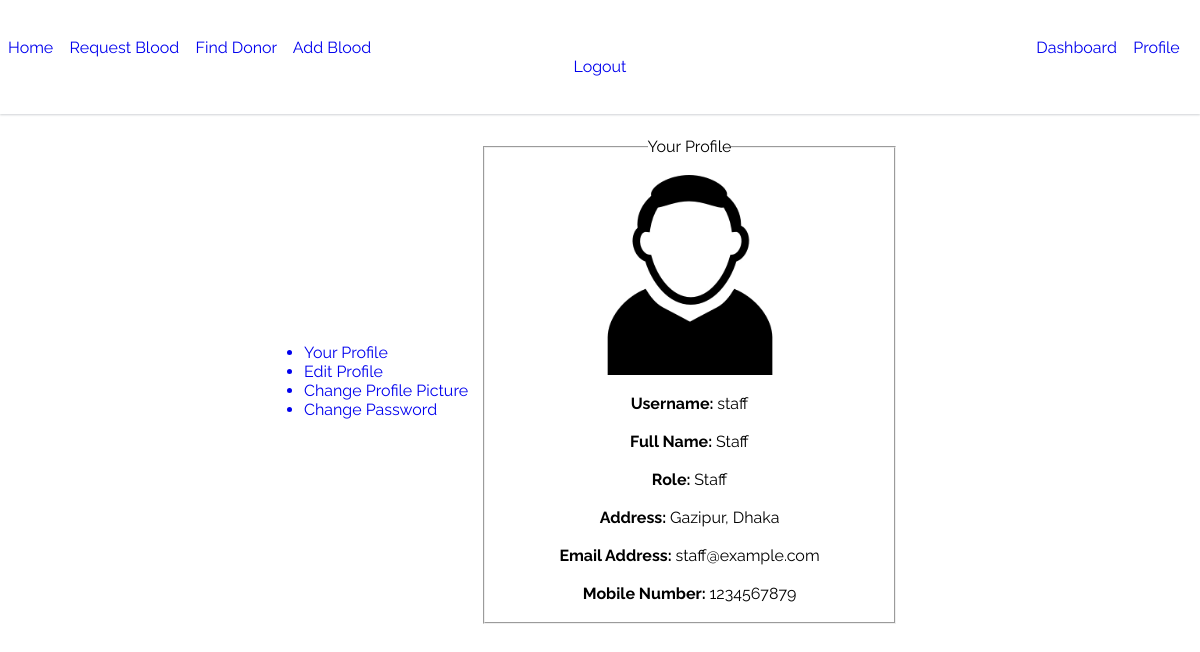
/views/profile.php (signed in), run on the app's committed database.
### tables this page shows
CREATE TABLE `users` (
  `id` int(10) NOT NULL,
  `username` varchar(255) NOT NULL,
  `password` varchar(255) NOT NULL,
  `name` varchar(255) NOT NULL,
  `bloodGroup` varchar(255) NOT NULL,
  `role` varchar(255) NOT NULL,
  `age` int(11) DEFAULT NULL,
  `gender` varchar(255) DEFAULT NULL,
  `availability` varchar(255) DEFAULT NULL,
  `address` varchar(512) NOT NULL,
  `email` varchar(255) NOT NULL,
  `mobileNumber` varchar(20) NOT NULL,
  `profilePicture` varchar(255) NOT NULL DEFAULT '../assets/images/avatar.jpg'
);

### models/usersModel.php (called while the page is built, shortened)
<?php
function profile()
{
    $username = $_COOKIE['user'];
    $con = getConnection();
    $sql = "select * from users where username='{$username}'";
    $result = mysqli_query($con, $sql);
    $profile = [];
    while ($user = mysqli_fetch_assoc($result)) {
        array_push($profile, $user);
    }
    return $profile;
}
?>

### views/profile.php (the view, shortened to what this page needs)
<?php
include_once 'header.php';
include_once '../models/usersModel.php';
$user = profile();
?>
<!DOCTYPE html>
<html lang="en">
<head>
</head>
<body>
  <?php include_once 'header.php'; ?>
  <section class="whitespace">
    <table border="0" width="100%">
      <tr>
        <td width="25%"></td>
        <td>
          <br />
          <table border="0" width="100%">
            <tr>
              <td width="30%">
                <ul>
                  <a href="profile.php">
                    <li>Your Profile</li>
                  </a>
                </ul>
                <ul>
                  <a href="editProfile.php">
                    <li>Edit Profile</li>
                  </a>
                </ul>
                <ul>
                  <a href="changeProfilePicture.php">
                    <li>Change Profile Picture</li>
                  </a>
                </ul>
                <ul>
                  <a href="changePassword.php">
                    <li>Change Password</li>
                  </a>
                </ul>
              </td>
              <td width="70%" style="text-align: center;">
                <form method="post" action="<?php echo htmlspecialchars($_SERVER["PHP_SELF"]); ?>"
                  enctype="multipart/form-data">
                  <fieldset>
                    <legend>Your Profile</legend>
                    <br />
                    <img src="<?= $user[0]['profilePicture'] ?>" alt="profile-picture" width="200" height="200">
                    <br /><br />
                    <b>Username: </b><span>
                      <?= $user[0]['username'] ?>
                    </span>
                    <br /><br />
                    <b>Full Name: </b><span>
                      <?= $user[0]['name'] ?>
                    </span>
                    <br /><br />
                    <b>Role: </b><span>
                      <?= $user[0]['role'] ?>
                    </span>
                    <br /><br />
                    <b>Address: </b><span>
                      <?= $user[0]['address'] ?>
                    </span>
                    <br /><br />
                    <b>Email Address: </b><span>
                      <?= $user[0]['email'] ?>
                    </span>
                    <br /><br />
                    <b>Mobile Number: </b><span>
                      <?= $user[0]['mobileNumber'] ?>
                    </span>
                    <br /><br />
                  </fieldset>
                </form>
              </td>
            </tr>
          </table>
        </td>
        <td width="25%"></td>
      </tr>
    </table>
  </section>
</body>
</html>

### assets/css/style.css (style rules this page uses)
* { margin: 0; padding: 0; box-sizing: border-box; font-family: "Raleway", sans-serif; text-decoration: none; }
.whitespace { height: 70vh; }

### data on the page
users: profilePicture (placeholder picture), username "staff", name "Staff", role "Staff", address "Gazipur, Dhaka", email "staff@example.com", mobileNumber "1234567879"
